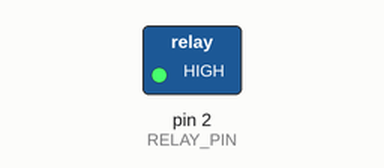
A sketch run on a simulated Arduino Uno, built with avr-gcc and run on an emulated ATmega328P. Shown: switched loads named in the sketch (green lamp = pin HIGH). What the sketch prints to the serial monitor is not drawn.

Above: at 2.5 s.
At 7.5 s:
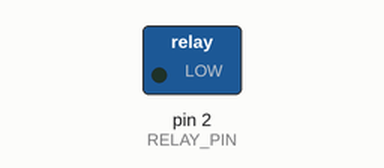
Timing chart, 0 to 13.0 s (numbered marks = the images above):
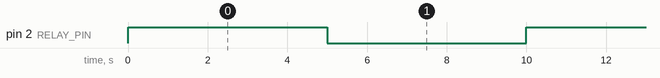

Measured:
- by itself, pin 2 (RELAY_PIN): alternates HIGH for 5.0 s and LOW for 5.0 s

The sketch:

main.ino
```cpp
// constants won't change
const int RELAY_PIN = 2;  // the Arduino pin, which connects to the IN pin of relay
int n = 0;
// the setup function runs once when you press reset or power the board
void setup() {
  // initialize digital pin A5 as an output.
  // initialize serial communication at 9600 bits per second:
  Serial.begin(9600);
  pinMode(RELAY_PIN, OUTPUT);
}

// the loop function runs over and over again forever
void loop() {
  digitalWrite(RELAY_PIN, HIGH); // turn on pump 5 seconds
  delay(5000);
  digitalWrite(RELAY_PIN, LOW);  // turn off pump 5 seconds
  delay(5000);
  int n = n+1;
  Serial.print(n);
}

// //#include <LiquidCrystal.h>
// //LiquidCrystal lcd = LiquidCrystal(2, 3, 4, 5, 6, 7);

// const int WHISKEY = A0;
// const int SIMPLE_SYRUP = A1;
// const int GINGER_ALE = A2;
// const int COKE = A3;
// // the setup function runs once when you press reset or power the board
// void setup() {
//   pinMode(WHISKEY, OUTPUT);
//   pinMode(SIMPLE_SYRUP, OUTPUT);
//   pinMode(GINGER_ALE, OUTPUT);
//   pinMode(COKE, OUTPUT);
//   //lcd.begin(16, 2);
// }

// // the loop function runs over and over again forever
// void loop() {

//   digitalWrite(RELAY_PIN, HIGH); // turn on pump 5 seconds
//   delay(5000);
//   digitalWrite(RELAY_PIN, LOW);  // turn off pump 5 seconds
//   delay(5000);
//   //lcd.setCursor(0, 0);
//   //lcd.print("RH%=");
// }
```
